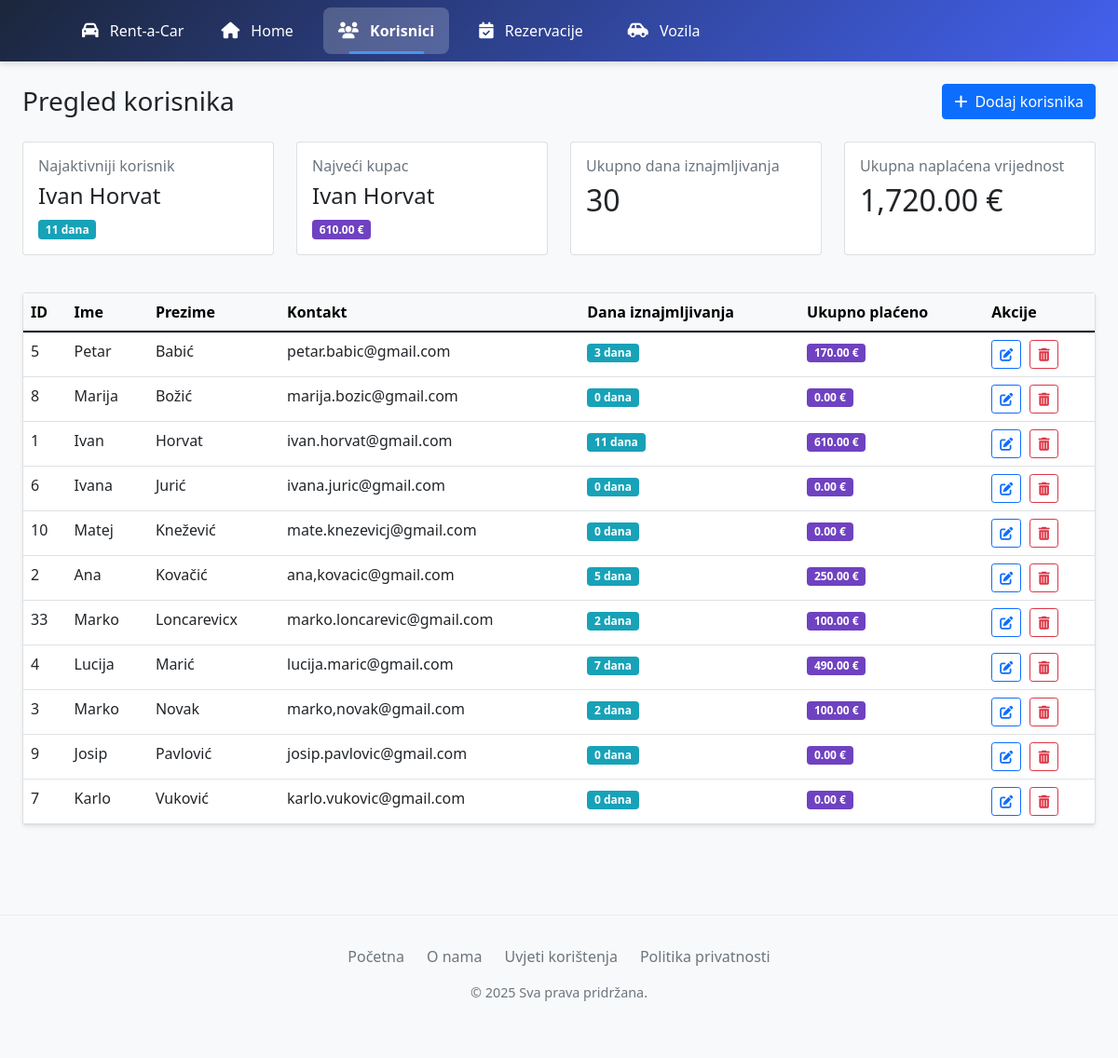
/korisnici.php, run on the app's committed database.
### tables this page shows
CREATE TABLE `korisnici` (
  `IDKorisnici` int(11) NOT NULL,
  `ImeKorisnika` char(25) NOT NULL,
  `PrezimeKorisnika` char(25) NOT NULL,
  `KontaktKorisnika` char(40) DEFAULT NULL
);

### korisnici.php (the view, shortened to what this page needs)
<!doctype html>
<html lang="en">
<head>
    <link href="https://cdn.jsdelivr.net/npm/bootstrap@5.0.2/dist/css/bootstrap.min.css" rel="stylesheet">
    <link rel="stylesheet" href="https://cdnjs.cloudflare.com/ajax/libs/font-awesome/6.0.0/css/all.min.css">
    <link rel="stylesheet" href="korisnici.css">
</head>
<body class="bg-light">
<?php include("navigacija.php"); ?>
    <div class="container-fluid py-4">
        <div class="d-flex justify-content-between align-items-center mb-4">
            <h1 class="h3 mb-0">Pregled korisnika</h1>
            <button type="button" class="btn btn-primary" data-bs-toggle="modal" data-bs-target="#addUserModal">
                <i class="fas fa-plus me-2"></i>Dodaj korisnika
            </button>
        </div>
        <div class="row mb-4">
            <?php
            include("db__connection.php");
            $topRentalQuery = "SELECT k.IDKorisnici, k.ImeKorisnika, k.PrezimeKorisnika,
                             SUM(DATEDIFF(r.DatumZavrsetka, r.DatumPocetka)) AS UkupnoDana
                             FROM korisnici k
                             LEFT JOIN rezervacije r ON k.IDKorisnici = r.KorisnikID
                             GROUP BY k.IDKorisnici
                             ORDER BY UkupnoDana DESC
                             LIMIT 1";
            $topRentalResult = mysqli_query($db, $topRentalQuery);
            $topRentalUser = mysqli_fetch_assoc($topRentalResult);
            $topPaymentQuery = "SELECT k.IDKorisnici, k.ImeKorisnika, k.PrezimeKorisnika,
                              SUM(r.UkupnaCijena) AS UkupnoPlatio
                              FROM korisnici k
                              LEFT JOIN rezervacije r ON k.IDKorisnici = r.KorisnikID
                              GROUP BY k.IDKorisnici
                              ORDER BY UkupnoPlatio DESC
                              LIMIT 1";
            $topPaymentResult = mysqli_query($db, $topPaymentQuery);
            $topPaymentUser = mysqli_fetch_assoc($topPaymentResult);
            $statsQuery = "SELECT
                          SUM(DATEDIFF(r.DatumZavrsetka, r.DatumPocetka)) AS UkupnoDana,
                          SUM(r.UkupnaCijena) AS UkupnoPlatio
                          FROM rezervacije r";
            $statsResult = mysqli_query($db, $statsQuery);
            $stats = mysqli_fetch_assoc($statsResult);
            ?>
            <div class="col-md-3 mb-3">
                <div class="card stat-card h-100 border-left-primary">
                    <div class="card-body">
                        <h6 class="card-title text-muted">Najaktivniji korisnik</h6>
                        <h4 class="card-text">
                            <?= $topRentalUser ? htmlspecialchars($topRentalUser['ImeKorisnika'].' '.$topRentalUser['PrezimeKorisnika']) : 'Nema podataka' ?>
                        </h4>
                        <span class="badge badge-rental">
                            <?= $topRentalUser ? $topRentalUser['UkupnoDana'].' dana' : '0 dana' ?>
                        </span>
                    </div>
                </div>
            </div>
            <div class="col-md-3 mb-3">
                <div class="card stat-card h-100 border-left-success">
                    <div class="card-body">
                        <h6 class="card-title text-muted">Najveći kupac</h6>
                        <h4 class="card-text">
                            <?= $topPaymentUser ? htmlspecialchars($topPaymentUser['ImeKorisnika'].' '.$topPaymentUser['PrezimeKorisnika']) : 'Nema podataka' ?>
                        </h4>
                        <span class="badge badge-payment">
                            <?= $topPaymentUser ? number_format($topPaymentUser['UkupnoPlatio'], 2).' €' : '0.00 €' ?>
                        </span>
                    </div>
                </div>
            </div>
            <div class="col-md-3 mb-3">
                <div class="card stat-card h-100 border-left-info">
                    <div class="card-body">
                        <h6 class="card-title text-muted">Ukupno dana iznajmljivanja</h6>
                        <h2 class="card-text"><?= $stats['UkupnoDana'] ?? 0 ?></h2>
                    </div>
                </div>
            </div>
            <div class="col-md-3 mb-3">
                <div class="card stat-card h-100 border-left-warning">
                    <div class="card-body">
                        <h6 class="card-title text-muted">Ukupna naplaćena vrijednost</h6>
                        <h2 class="card-text"><?= isset($stats['UkupnoPlatio']) ? number_format($stats['UkupnoPlatio'], 2).' €' : '0.00 €' ?></h2>
                    </div>
                </div>
            </div>
        </div>
        <div class="card shadow-sm">
            <div class="card-body p-0">
                <div class="table-responsive">
                    <table class="table table-hover mb-0">
                        <thead class="table-light">
                            <tr>
                                <th>ID</th>
                                <th>Ime</th>
                                <th>Prezime</th>
                                <th>Kontakt</th>
                                <th>Dana iznajmljivanja</th>
                                <th>Ukupno plaćeno</th>
                                <th>Akcije</th>
                            </tr>
                        </thead>
                        <tbody>
                            <?php
                            $query = "SELECT
                                    k.IDKorisnici,
                                    k.ImeKorisnika,
                                    k.PrezimeKorisnika,
                                    k.KontaktKorisnika,
                                    COALESCE(SUM(DATEDIFF(r.DatumZavrsetka, r.DatumPocetka)), 0) AS UkupnoDana,
                                    COALESCE(SUM(r.UkupnaCijena), 0) AS UkupnoPlatio
                                  FROM
                                    korisnici k
                                  LEFT JOIN
                                    rezervacije r ON k.IDKorisnici = r.KorisnikID
                                  GROUP BY
                                    k.IDKorisnici, k.ImeKorisnika, k.PrezimeKorisnika, k.KontaktKorisnika
                                  ORDER BY
                                    k.PrezimeKorisnika, k.ImeKorisnika";
                            $result = mysqli_query($db, $query) or die("Greška u SQL upitu: " . mysqli_error($db));
                            while ($row = mysqli_fetch_assoc($result)): ?>
                                <tr class="hover-shadow">
                                    <td><?= $row['IDKorisnici'] ?></td>
                                    <td><?= htmlspecialchars($row['ImeKorisnika']) ?></td>
                                    <td><?= htmlspecialchars($row['PrezimeKorisnika']) ?></td>
                                    <td><?= htmlspecialchars($row['KontaktKorisnika'] ?? 'N/A') ?></td>
                                    <td>
                                        <span class="badge badge-rental">
                                            <?= $row['UkupnoDana'] ?> dana
                                        </span>
                                    </td>
                                    <td>
                                        <span class="badge badge-payment">
                                            <?= number_format($row['UkupnoPlatio'], 2) ?> €
                                        </span>
                                    </td>
                                    <td class="action-btns">
                                        <a href="uredi_korisnika.php?id=<?= $row['IDKorisnici'] ?>" class="btn btn-sm btn-outline-primary" title="Uredi">
                                            <i class="fas fa-edit"></i>
                                        </a>
                                        <a href="obrisi_korisnika.php?id=<?= $row['IDKorisnici'] ?>" class="btn btn-sm btn-outline-danger" title="Obriši" onclick="return confirm('Jeste li sigurni?')">
                                            <i class="fas fa-trash-alt"></i>
                                        </a>
                                    </td>
                                </tr>
                            <?php endwhile; ?>
                        </tbody>
                    </table>
                </div>
            </div>
        </div>
    </div>
    <?php include("footer.php"); ?>
</body>
</html>

### korisnici.css (style rules this page uses)
body.bg-light { background-color: #f8f9fa; padding-bottom: 60px; }
.action-btns .btn { padding: 0.25rem 0.5rem; font-size: 0.875rem; }
.table-responsive { overflow-x: auto; width: 100%; }
.card.shadow-sm { box-shadow: 0 .125rem .25rem rgba(0,0,0,.075); margin-bottom: 1.5rem; }
.card-body.p-0 { padding: 0 t; }
.table { width: 100%; margin-bottom: 0; }
.table thead.table-light th { background-color: #f8f9fa; border-bottom: 2px solid #dee2e6; }
.btn { border-radius: 0.25rem; }
.d-flex { display: flex ; }
.justify-content-between { justify-content: space-between ; }
.align-items-center { align-items: center ; }
.mb-4 { margin-bottom: 1.5rem; }
.mb-0 { margin-bottom: 0 ; }
.py-4 { padding-top: 1.5rem ; padding-bottom: 1.5rem ; }
.me-2 { margin-right: 0.5rem ; }
.h3 { font-size: 1.75rem; }

### korisnici.php (style rules this page uses)
.action-btns .btn { margin-right: 5px; }
.action-btns .btn:last-child { margin-right: 0; }
.badge-rental { background-color: #17a2b8; color: white; }
.badge-payment { background-color: #6f42c1; color: white; }
.stat-card { border-left: 4px solid; transition: transform 0.2s; }

### navigacija.php (style rules this page uses)
:root { --primary-color: #4361ee; --secondary-color: #3f37c9; --accent-color: #4895ef; --dark-color: #1b263b; --light-color: #f8f9fa; --hover-color: #4cc9f0; --shadow: 0 4px 6px rgba(0, 0, 0, 0.1); --transition: all 0.3s ease; }
* { margin: 0; padding: 0; box-sizing: border-box; }
body { font-family: 'Segoe UI', Tahoma, Geneva, Verdana, sans-serif; }

### data on the page
korisnici: ImeKorisnika+PrezimeKorisnika "Ivan Horvat", IDKorisnici "1", ImeKorisnika "Ivan", PrezimeKorisnika "Horvat", KontaktKorisnika "ivan.horvat@gmail.com", UkupnoDana "11", UkupnoPlatio "610.00"
korisnici: IDKorisnici "5", ImeKorisnika "Petar", PrezimeKorisnika "Babić", KontaktKorisnika "petar.babic@gmail.com", UkupnoDana "3", UkupnoPlatio "170.00"
korisnici: IDKorisnici "8", ImeKorisnika "Marija", PrezimeKorisnika "Božić", KontaktKorisnika "marija.bozic@gmail.com", UkupnoDana "0", UkupnoPlatio "0.00"
korisnici: IDKorisnici "6", ImeKorisnika "Ivana", PrezimeKorisnika "Jurić", KontaktKorisnika "ivana.juric@gmail.com", UkupnoDana "0", UkupnoPlatio "0.00"
korisnici: IDKorisnici "10", ImeKorisnika "Matej", PrezimeKorisnika "Knežević", KontaktKorisnika "mate.knezevicj@gmail.com", UkupnoDana "0", UkupnoPlatio "0.00"
korisnici: IDKorisnici "2", ImeKorisnika "Ana", PrezimeKorisnika "Kovačić", KontaktKorisnika "ana,kovacic@gmail.com", UkupnoDana "5", UkupnoPlatio "250.00"
korisnici: IDKorisnici "33", ImeKorisnika "Marko", PrezimeKorisnika "Loncarevicx", KontaktKorisnika "marko.loncarevic@gmail.com", UkupnoDana "2", UkupnoPlatio "100.00"
korisnici: IDKorisnici "4", ImeKorisnika "Lucija", PrezimeKorisnika "Marić", KontaktKorisnika "lucija.maric@gmail.com", UkupnoDana "7", UkupnoPlatio "490.00"
korisnici: IDKorisnici "3", ImeKorisnika "Marko", PrezimeKorisnika "Novak", KontaktKorisnika "marko,novak@gmail.com", UkupnoDana "2", UkupnoPlatio "100.00"
korisnici: IDKorisnici "9", ImeKorisnika "Josip", PrezimeKorisnika "Pavlović", KontaktKorisnika "josip.pavlovic@gmail.com", UkupnoDana "0", UkupnoPlatio "0.00"
korisnici: IDKorisnici "7", ImeKorisnika "Karlo", PrezimeKorisnika "Vuković", KontaktKorisnika "karlo.vukovic@gmail.com", UkupnoDana "0", UkupnoPlatio "0.00"

### other printed values
$topRentalUser['UkupnoDana'] "11"
$topPaymentUser['UkupnoPlatio'] "610.00"
$stats['UkupnoDana'] "30"
$stats['UkupnoPlatio'] "1,720.00"
